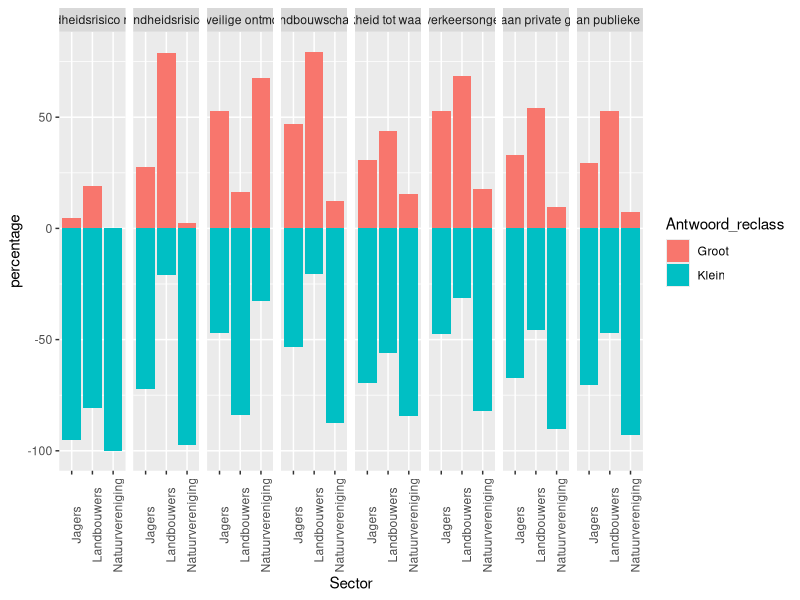
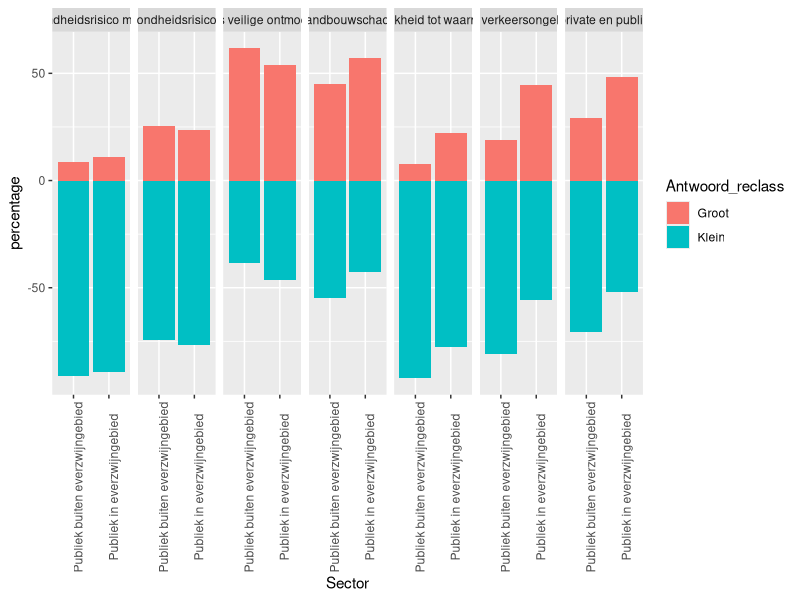

R code for these plots, in order:
## ---- chunk 1
library(tidyverse)
library(ggplot2)
## ---- chunk 2
Impacts_data <- read.csv("./dashboard/input/maatschappelijke_draagkracht/F14_3_data.csv",
                         sep = ",",
                         header = TRUE)

## ---- chunk 3
stakeholders <- c('Jagers', 'Landbouwers', 'Natuurvereniging')

Impacts_stakeholders <- Impacts_data %>%
  filter(Sector %in% stakeholders)

Impacts_stakeholders$Antwoord_reclass <- factor(Impacts_stakeholders$Antwoord_reclass , 
                                    levels = c('Groot', 'Klein'))

plot_Impacts_stakeholders <- ggplot(data = Impacts_stakeholders,
                                        aes(x = Sector,
                                            y = percentage,
                                            fill = Antwoord_reclass),
                                        order = as.numeric(volgorde)) +
                                  geom_bar(stat = "identity", 
                                           position = "stack") +
  facet_grid( ~ Question_label)+
  theme(axis.text.x = element_text(angle = 90)) 

plot_Impacts_stakeholders
## ---- chunk 4
breed_publiek <- c('Publiek buiten everzwijngebied', 'Publiek in everzwijngebied')

Impacts_breed_publiek <- Impacts_data %>%
  filter(Sector %in% breed_publiek)

Impacts_breed_publiek$Antwoord_reclass <- factor(Impacts_breed_publiek$Antwoord_reclass , 
                                    levels = c('Groot', 'Klein'))

plot_Impacts_breed_publiek <- ggplot(data = Impacts_breed_publiek,
                                        aes(x = Sector,
                                            y = percentage,
                                            fill = Antwoord_reclass),
                                        order = as.numeric(volgorde)) +
                                  geom_bar(stat = "identity", 
                                           position = "stack") +
  facet_grid( ~ Question_label)+
  theme(axis.text.x = element_text(angle = 90)) 

plot_Impacts_breed_publiek
